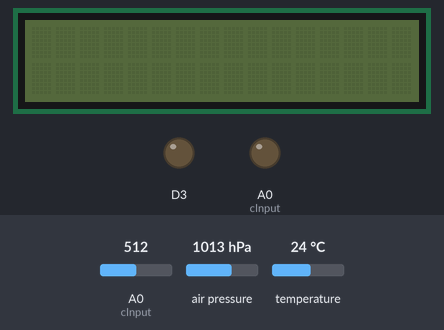
Recording of a sketch running on a simulated ESP8266 (NodeMCU). Parts: 16×2 character LCD, output pins drawn as LEDs (lit = HIGH). The test bench sets the inputs (shaded band); at power-on: A0 (cInput) = 512, air pressure 1013 hPa, temperature 24 °C. WiFi joins after 1.5 s; servers stay silent unless stated; a WiFi scan finds three made-up networks; uploads are accepted with an empty reply; pins used as bus, display or sensor lines are not drawn; what the sketch prints to the serial monitor is not drawn.

Above: at 0.1 s.
At 4.7 s:
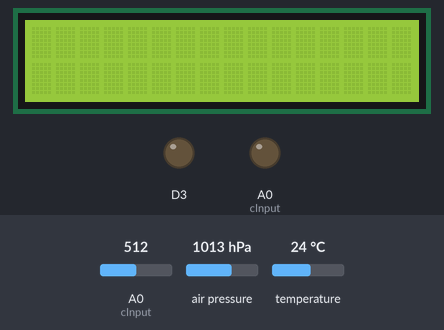
At 5.3 s:
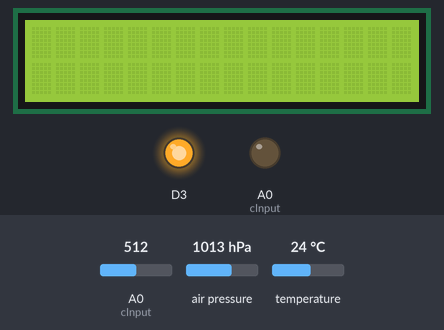
Timing chart, 0 to 6.8 s (numbered marks = the images above):
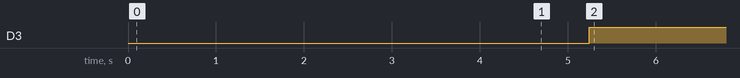

Measured:
- by itself, D3: LOW → HIGH at 5.2 s

The sketch:

httpserveranddata.ino
```cpp
#include <ESP8266WiFi.h>
#include <ESP8266HTTPClient.h>
#include <WiFiClient.h>
#include <math.h>
#include <LiquidCrystal_I2C.h>

#include <Wire.h>
#include <SPI.h>
#include <Adafruit_BMP280.h>

#define cInput A0
#define cSelectPin D6
int inputValue1;
int inputValue2;


#define BMP_SCK  (13)
#define BMP_MISO (12)
#define BMP_MOSI (11)
#define BMP_CS   (10)

#define WIFI_DELAY        500
/* Max SSID octets. */
#define MAX_SSID_LEN      32
/* Wait this much until device gets IP. */
#define MAX_CONNECT_TIME  30000

Adafruit_BMP280 bmp; // I2C
//Adafruit_BMP280 bmp(BMP_CS); // hardware SPI
//Adafruit_BMP280 bmp(BMP_CS, BMP_MOSI, BMP_MISO,  BMP_SCK);


LiquidCrystal_I2C lcd(0x27, 16, 2);
const int AoutPin = A0;
// Replace with your network credentials
char ssid[MAX_SSID_LEN] = "";
String payloadCheck = "";
String alert = "";

// servername, message server and alertServer data
const char* serverName = "http://192.168.1.103/dataserver/postdata.php";
const char* messageServer = "http://192.168.1.103/dataserver/getmessage.php";
const char* alertServer = "http://192.168.1.103/dataserver/getalert.php";

// Keep this API Key value to be compatible with the PHP code provided in the project page.
// If you change the apiKeyValue value, the PHP file /postdata.php also needs to have the same key
String apiKeyValue = "tPmAT5Ab3j7F9";
int value;


void setup() {

  Serial.begin(115200);
  pinMode(cSelectPin, OUTPUT);
  scanAndConnect();

  Serial.println(F("BMP280 test"));

  if (!bmp.begin(0x76)) {
    Serial.println(F("Could not find a valid BMP280 sensor, check wiring!"));
    while (1);
  }
  bmp.setSampling(Adafruit_BMP280::MODE_NORMAL,     /* Operating Mode. */
                  Adafruit_BMP280::SAMPLING_X2,     /* Temp. oversampling */
                  Adafruit_BMP280::SAMPLING_X16,    /* Pressure oversampling */
                  Adafruit_BMP280::FILTER_X16,      /* Filtering. */
                  Adafruit_BMP280::STANDBY_MS_500); /* Standby time. */

  lcd.begin(16,2);     // The begin call takes the width and height. This
  lcd.init();          // Should match the number provided to the constructor.
  lcd.backlight();     // Turn on the backlight.

  pinMode(D3, OUTPUT);
  pinMode(AoutPin,OUTPUT);

}

void loop() {

  digitalWrite(cSelectPin, LOW);
  inputValue1 = analogRead(cInput);


  digitalWrite(cSelectPin, HIGH);
  inputValue2 = analogRead(cInput);

  long rssi = WiFi.RSSI();
  //Check WiFi connection status
  if(WiFi.status()== WL_CONNECTED){
    HTTPClient http;

    // Your Domain name with URL path or IP address with path
    http.begin(serverName);

    // Specify content-type header
    http.addHeader("Content-Type", "application/x-www-form-urlencoded");

    // Prepare your HTTP POST request data
  String httpRequestData = "api_key=" + apiKeyValue + "&umac=" + String(WiFi.macAddress())
                          + "&rmac=" + String(WiFi.SSID()) + "&distance=" + rssi + "&data=" + String(bmp.readTemperature())+","+String(bmp.readPressure())+","+String(bmp.readAltitude(1013.25))+","+String(inputValue1)+","+String(inputValue2);
    Serial.print("httpRequestData: ");
    Serial.println(httpRequestData);

    // You can comment the httpRequestData variable above
    // then, use the httpRequestData variable below (for testing purposes without the BME280 sensor)
    //String httpRequestData = "api_key=tPmAT5Ab3j7F9&sensor=BME280&location=Office&value1=24.75&value2=49.54&value3=1005.14";

    // Send HTTP POST request
    int httpResponseCode = http.POST(httpRequestData);


    if (httpResponseCode>0) {
      Serial.print("HTTP Response code: ");
      Serial.println(httpResponseCode);
    }
    else {
      Serial.print("Error code: ");
      Serial.println(httpResponseCode);
    }
    // Free resources
    http.end();

    http.begin(messageServer);
    int httpCode = http.GET();            //Send the request
    String payload = http.getString();    //Get the response payload

    Serial.println(payload);    //Print request response payload

    if(payloadCheck != payload){
      lcd.clear();
      lcd.print(payload);
     }else{
        payloadCheck = payload;
      }


  http.end();  //Close connection

  http.begin(alertServer);
    int rCode = http.GET();            //Send the request
    String alertStatus = http.getString();    //Get the response payload

    Serial.println(alertStatus);

    if(alertStatus == "0"){
      digitalWrite(D3, LOW);
    }else{

      digitalWrite(D3, HIGH);
    }


  http.end();  //Close connection


  }
  else {
    Serial.println("WiFi Disconnected");
  }
  //Send an HTTP POST request every 30 seconds
  delay(5000);
}
void scanAndSort() {
  memset(ssid, 0, MAX_SSID_LEN);
  int n = WiFi.scanNetworks();
  Serial.println("Scan complete!");
  if (n == 0) {
    Serial.println("No networks available.");
  } else {
    Serial.print(n);
    Serial.println(" networks discovered.");
    int indices[n];
    for (int i = 0; i < n; i++) {
      indices[i] = i;
    }
    for (int i = 0; i < n; i++) {
      for (int j = i + 1; j < n; j++) {
        if (WiFi.RSSI(indices[j]) > WiFi.RSSI(indices[i])) {
          std::swap(indices[i], indices[j]);
        }
      }
    }
    for (int i = 0; i < n; ++i) {
      Serial.println("The strongest open network is:");
      Serial.print(WiFi.SSID(indices[i]));
      Serial.print(" ");
      Serial.print(WiFi.RSSI(indices[i]));
      Serial.print(" ");
      Serial.print(WiFi.encryptionType(indices[i]));
      Serial.println();
      if(WiFi.encryptionType(indices[i]) == ENC_TYPE_NONE) {
        memset(ssid, 0, MAX_SSID_LEN);
        strncpy(ssid, WiFi.SSID(indices[i]).c_str(), MAX_SSID_LEN);
        break;
      }
    }
  }
}
void scanAndConnect(){
  Serial.println("Scanning for open networks...");
   if(WiFi.status() != WL_CONNECTED) {
    /* Clear previous modes. */
    WiFi.softAPdisconnect();
    WiFi.disconnect();
    WiFi.mode(WIFI_STA);
    delay(WIFI_DELAY);
    /* Scan for networks to find open guy. */
    scanAndSort();
    delay(WIFI_DELAY);
    /* Global ssid param need to be filled to connect. */
    if(strlen(ssid) > 0) {
      Serial.print("Connecting to ");
      Serial.println(ssid);
      /* No pass for WiFi. We are looking for non-encrypteds. */
      WiFi.begin(ssid);
      unsigned short try_cnt = 0;
      /* Wait until WiFi connection but do not exceed MAX_CONNECT_TIME */
      while (WiFi.status() != WL_CONNECTED && try_cnt < MAX_CONNECT_TIME / WIFI_DELAY) {
        delay(WIFI_DELAY);
        Serial.print(".");
        try_cnt++;
      }
      if(WiFi.status() == WL_CONNECTED) {
        Serial.println("");
        Serial.println("Connection Successful!");
        Serial.println("Your device IP address is ");
        Serial.println(WiFi.localIP());
      } else {
        Serial.println("Connection FAILED");
      }
    } else {
      Serial.println("No open networks available. :-(");
    }
  }
  }
```
